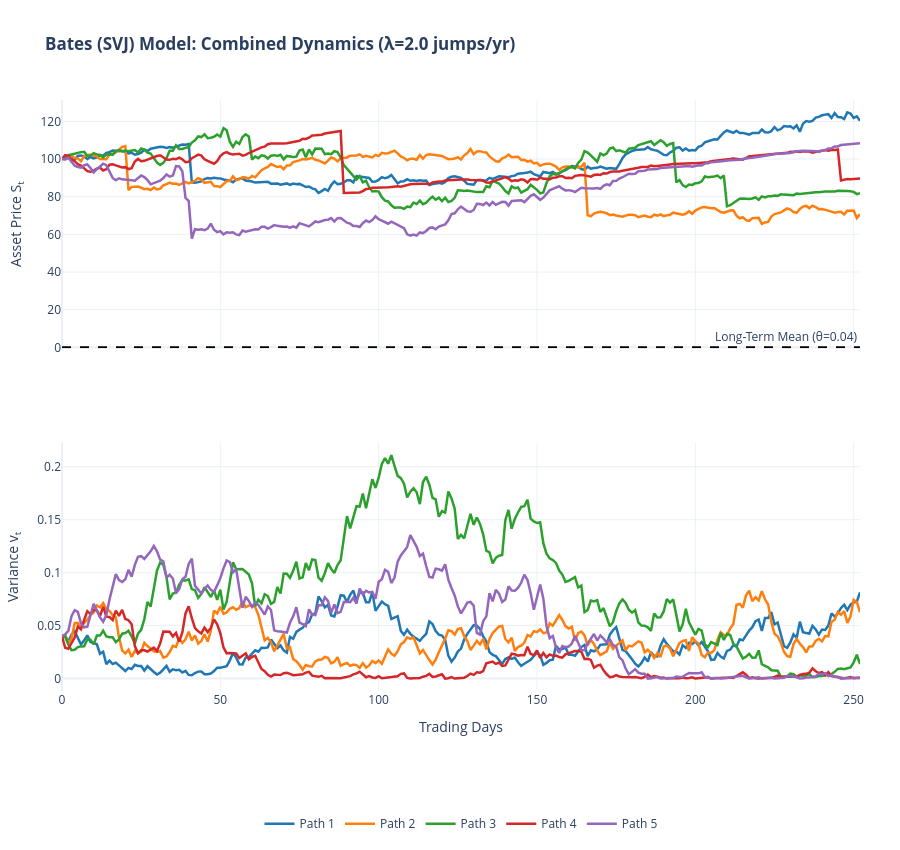

Notebook source saved alongside this figure:
### Markdown cell above
# Model 4: The Bates Model (Stochastic Volatility with Jumps)
## Objective: The "Holy Grail" of Classical Option Pricing

We have seen that **Merton** perfectly captures the short-term skew (by adding sudden jumps/crashes), but struggles with long-term options. 
We have seen that **Heston** perfectly captures the long-term skew (using mean-reverting stochastic volatility), but struggles to bend the curve enough for short-term crashes without using absurd parameters.

David Bates (1996) combined them into the **SVJ Model** (Stochastic Volatility with Jumps). 

### The Mathematical Intuition
The Bates model simply takes the two Heston SDEs and adds the Merton Poisson jump counter directly to the asset price process:

1. **The Asset Price Process (Heston + Merton):** $$\frac{dS_t}{S_t} = (\mu - \lambda k) dt + \sqrt{v_t} dW_t^S + (J_t - 1) dN_t$$

2. **The Variance Process (Standard Heston):** $$dv_t = \kappa(\theta - v_t)dt + \xi \sqrt{v_t} dW_t^v$$

Because the Heston diffusion process and the Merton jump process are mathematically independent, Bates realized you could simply multiply their Characteristic Functions together. This created a single, unified model that can price the entire Volatility Surface (short-term and long-term) flawlessly.

### Code cell
import numpy as np
import plotly.graph_objects as go
import plotly.colors as pcolors

# --- 1. Bates Simulation Parameters  ---
# Renamed S0 to S0_sim to avoid overwriting global market spot price
S0_sim, v0 = 100.0, 0.04
kappa, theta, xi = 2.0, 0.04, 0.5
# Renamed r and T to r_sim and T_sim to protect global market variables
rho, r_sim, T_sim = -0.7, 0.05, 1.0
steps = 252
dt = T_sim / steps
n_paths = 5 # Increased for a better "ghosting" effect

# Jump Parameters (Merton)
lam, mu_j, delta = 2.0, -0.15, 0.10

# --- 2. Simulation Logic  ---
np.random.seed(42)
Z1 = np.random.standard_normal((steps, n_paths))
Z2 = np.random.standard_normal((steps, n_paths))
Z_S, Z_v = Z1, rho * Z1 + np.sqrt(1 - rho**2) * Z2

N = np.random.poisson(lam * dt, (steps, n_paths))
J = np.random.normal(mu_j, delta, (steps, n_paths))
k = np.exp(mu_j + 0.5 * delta**2) - 1

S, v = np.zeros((steps + 1, n_paths)), np.zeros((steps + 1, n_paths))
S[0], v[0] = S0_sim, v0

for t in range(1, steps + 1):
    v_prev = np.maximum(v[t-1], 0)
    dv = kappa * (theta - v_prev) * dt + xi * np.sqrt(v_prev) * np.sqrt(dt) * Z_v[t-1]
    v[t] = np.maximum(v_prev + dv, 0)
    
    continuous_return = (r_sim - lam * k) * dt + np.sqrt(v_prev) * np.sqrt(dt) * Z_S[t-1]
    jump_return = N[t-1] * J[t-1]
    S[t] = S[t-1] * np.exp(continuous_return + jump_return)

# --- 3. Build Figure with Stacked Grid Logic ---
fig = go.Figure()
x_steps = np.arange(steps + 1)
palette = pcolors.DEFAULT_PLOTLY_COLORS

for i in range(n_paths):
    color = palette[i % len(palette)]
    label = f"Path {i+1}"
    
    # --- Layer 1: Background Ghost Lines (Grey) ---
    fig.add_trace(go.Scatter(
        x=x_steps, y=S[:, i], xaxis="x", yaxis="y",
        line=dict(color='lightgrey', width=1),
        hoverinfo='skip', showlegend=False
    ))
    fig.add_trace(go.Scatter(
        x=x_steps, y=v[:, i], xaxis="x", yaxis="y2",
        line=dict(color='lightgrey', width=1),
        hoverinfo='skip', showlegend=False
    ))

    # --- Layer 2: Interactive Foreground Lines (Colored) ---
    fig.add_trace(go.Scatter(
        x=x_steps, y=S[:, i], xaxis="x", yaxis="y",
        name=label, legendgroup=label,
        line=dict(color=color, width=2.5),
        hovertemplate='Price: %{y:.2f}<extra></extra>'
    ))
    fig.add_trace(go.Scatter(
        x=x_steps, y=v[:, i], xaxis="x", yaxis="y2",
        name=label, legendgroup=label,
        line=dict(color=color, width=2.5),
        showlegend=False,
        hovertemplate='Var: %{y:.4f}<extra></extra>'
    ))

# --- 4. Consolidated Layout Control ---
fig.update_layout(
    title=f"<b>Bates (SVJ) Model: Combined Dynamics (λ={lam} jumps/yr)</b>",
    
    # Split Hover: Pop-ups stay in their respective subplots
    hovermode="x", 
    hoversubplots="axis",
    
    # Grid & Spacing: Domain settings create the vertical gap
    grid=dict(rows=2, columns=1, roworder='top to bottom'),
    yaxis=dict(title="Asset Price S<sub>t</sub>", domain=[0.58, 1.0]), 
    yaxis2=dict(title="Variance v<sub>t</sub>", domain=[0.0, 0.42]),
    
    # X-Axis Spikes & Formatting
    xaxis=dict(
        title="Trading Days",
        showspikes=True, spikemode="across", spikesnap="cursor",
        spikecolor="black", spikethickness=1, spikedash="dash",
        unifiedhovertitle=dict(text="<b>Trading Day: %{x}</b>")
    ),
    
    # Legend: Isolation behavior centered at bottom
    legend=dict(
        orientation="h",
        yanchor="top", y=-0.2, 
        xanchor="center", x=0.5,
        itemclick="toggleothers", 
        itemdoubleclick="toggle"
    ),
    
    template='plotly_white',
    height=850,
    width=None,
    margin=dict(l=60, r=40, t=100, b=100)
)

# Add Mean Reversion line (Theta) to the Variance plot 
fig.add_hline(
    y=theta, line_dash="dash", line_color="black",
    annotation_text=f"Long-Term Mean (θ={theta})", 
    annotation_position="top right", row=2, col=1
)

fig.show(config={'displayModeBar': False})

### Figure 1 — Plotly figure (JSON) as saved in the notebook; plotly's stock layout.template omitted (floating-point values rounded to 4 significant figures; data arrays with more than 128 entries replaced by an {"elided": "..."} marker saying what was removed)
{"data": [{"hoverinfo": "skip", "line": {"color": "lightgrey", "width": 1}, "showlegend": false, "type": "scatter", "x": {"elided": "253 int values"}, "xaxis": "x", "y": {"elided": "253 float values"}, "yaxis": "y"}, {"hoverinfo": "skip", "line": {"color": "lightgrey", "width": 1}, "showlegend": false, "type": "scatter", "x": {"elided": "253 int values"}, "xaxis": "x", "y": {"elided": "253 float values"}, "yaxis": "y2"}, {"hovertemplate": "Price: %{y:.2f}<extra></extra>", "legendgroup": "Path 1", "line": {"color": "rgb(31, 119, 180)", "width": 2.5}, "name": "Path 1", "type": "scatter", "x": {"elided": "253 int values"}, "xaxis": "x", "y": {"elided": "253 float values"}, "yaxis": "y"}, {"hovertemplate": "Var: %{y:.4f}<extra></extra>", "legendgroup": "Path 1", "line": {"color": "rgb(31, 119, 180)", "width": 2.5}, "name": "Path 1", "showlegend": false, "type": "scatter", "x": {"elided": "253 int values"}, "xaxis": "x", "y": {"elided": "253 float values"}, "yaxis": "y2"}, {"hoverinfo": "skip", "line": {"color": "lightgrey", "width": 1}, "showlegend": false, "type": "scatter", "x": {"elided": "253 int values"}, "xaxis": "x", "y": {"elided": "253 float values"}, "yaxis": "y"}, {"hoverinfo": "skip", "line": {"color": "lightgrey", "width": 1}, "showlegend": false, "type": "scatter", "x": {"elided": "253 int values"}, "xaxis": "x", "y": {"elided": "253 float values"}, "yaxis": "y2"}, {"hovertemplate": "Price: %{y:.2f}<extra></extra>", "legendgroup": "Path 2", "line": {"color": "rgb(255, 127, 14)", "width": 2.5}, "name": "Path 2", "type": "scatter", "x": {"elided": "253 int values"}, "xaxis": "x", "y": {"elided": "253 float values"}, "yaxis": "y"}, {"hovertemplate": "Var: %{y:.4f}<extra></extra>", "legendgroup": "Path 2", "line": {"color": "rgb(255, 127, 14)", "width": 2.5}, "name": "Path 2", "showlegend": false, "type": "scatter", "x": {"elided": "253 int values"}, "xaxis": "x", "y": {"elided": "253 float values"}, "yaxis": "y2"}, {"hoverinfo": "skip", "line": {"color": "lightgrey", "width": 1}, "showlegend": false, "type": "scatter", "x": {"elided": "253 int values"}, "xaxis": "x", "y": {"elided": "253 float values"}, "yaxis": "y"}, {"hoverinfo": "skip", "line": {"color": "lightgrey", "width": 1}, "showlegend": false, "type": "scatter", "x": {"elided": "253 int values"}, "xaxis": "x", "y": {"elided": "253 float values"}, "yaxis": "y2"}, {"hovertemplate": "Price: %{y:.2f}<extra></extra>", "legendgroup": "Path 3", "line": {"color": "rgb(44, 160, 44)", "width": 2.5}, "name": "Path 3", "type": "scatter", "x": {"elided": "253 int values"}, "xaxis": "x", "y": {"elided": "253 float values"}, "yaxis": "y"}, {"hovertemplate": "Var: %{y:.4f}<extra></extra>", "legendgroup": "Path 3", "line": {"color": "rgb(44, 160, 44)", "width": 2.5}, "name": "Path 3", "showlegend": false, "type": "scatter", "x": {"elided": "253 int values"}, "xaxis": "x", "y": {"elided": "253 float values"}, "yaxis": "y2"}, {"hoverinfo": "skip", "line": {"color": "lightgrey", "width": 1}, "showlegend": false, "type": "scatter", "x": {"elided": "253 int values"}, "xaxis": "x", "y": {"elided": "253 float values"}, "yaxis": "y"}, {"hoverinfo": "skip", "line": {"color": "lightgrey", "width": 1}, "showlegend": false, "type": "scatter", "x": {"elided": "253 int values"}, "xaxis": "x", "y": {"elided": "253 float values"}, "yaxis": "y2"}, {"hovertemplate": "Price: %{y:.2f}<extra></extra>", "legendgroup": "Path 4", "line": {"color": "rgb(214, 39, 40)", "width": 2.5}, "name": "Path 4", "type": "scatter", "x": {"elided": "253 int values"}, "xaxis": "x", "y": {"elided": "253 float values"}, "yaxis": "y"}, {"hovertemplate": "Var: %{y:.4f}<extra></extra>", "legendgroup": "Path 4", "line": {"color": "rgb(214, 39, 40)", "width": 2.5}, "name": "Path 4", "showlegend": false, "type": "scatter", "x": {"elided": "253 int values"}, "xaxis": "x", "y": {"elided": "253 float values"}, "yaxis": "y2"}, {"hoverinfo": "skip", "line": {"color": "lightgrey", "width": 1}, "showlegend": false, "type": "scatter", "x": {"elided": "253 int values"}, "xaxis": "x", "y": {"elided": "253 float values"}, "yaxis": "y"}, {"hoverinfo": "skip", "line": {"color": "lightgrey", "width": 1}, "showlegend": false, "type": "scatter", "x": {"elided": "253 int values"}, "xaxis": "x", "y": {"elided": "253 float values"}, "yaxis": "y2"}, {"hovertemplate": "Price: %{y:.2f}<extra></extra>", "legendgroup": "Path 5", "line": {"color": "rgb(148, 103, 189)", "width": 2.5}, "name": "Path 5", "type": "scatter", "x": {"elided": "253 int values"}, "xaxis": "x", "y": {"elided": "253 float values"}, "yaxis": "y"}, {"hovertemplate": "Var: %{y:.4f}<extra></extra>", "legendgroup": "Path 5", "line": {"color": "rgb(148, 103, 189)", "width": 2.5}, "name": "Path 5", "showlegend": false, "type": "scatter", "x": {"elided": "253 int values"}, "xaxis": "x", "y": {"elided": "253 float values"}, "yaxis": "y2"}], "layout": {"annotations": [{"showarrow": false, "text": "Long-Term Mean (θ=0.04)", "x": 1, "xanchor": "right", "xref": "x domain", "y": 0.04, "yanchor": "bottom", "yref": "y"}], "grid": {"columns": 1, "roworder": "top to bottom", "rows": 2}, "height": 850, "hovermode": "x", "hoversubplots": "axis", "legend": {"itemclick": "toggleothers", "itemdoubleclick": "toggle", "orientation": "h", "x": 0.5, "xanchor": "center", "y": -0.2, "yanchor": "top"}, "margin": {"b": 100, "l": 60, "r": 40, "t": 100}, "shapes": [{"line": {"color": "black", "dash": "dash"}, "type": "line", "x0": 0, "x1": 1, "xref": "x domain", "y0": 0.04, "y1": 0.04, "yref": "y"}], "title": {"text": "<b>Bates (SVJ) Model: Combined Dynamics (λ=2.0 jumps/yr)</b>"}, "xaxis": {"showspikes": true, "spikecolor": "black", "spikedash": "dash", "spikemode": "across", "spikesnap": "cursor", "spikethickness": 1, "title": {"text": "Trading Days"}, "unifiedhovertitle": {"text": "<b>Trading Day: %{x}</b>"}}, "yaxis": {"domain": [0.58, 1], "title": {"text": "Asset Price S<sub>t</sub>"}}, "yaxis2": {"domain": [0, 0.42], "title": {"text": "Variance v<sub>t</sub>"}}}}
